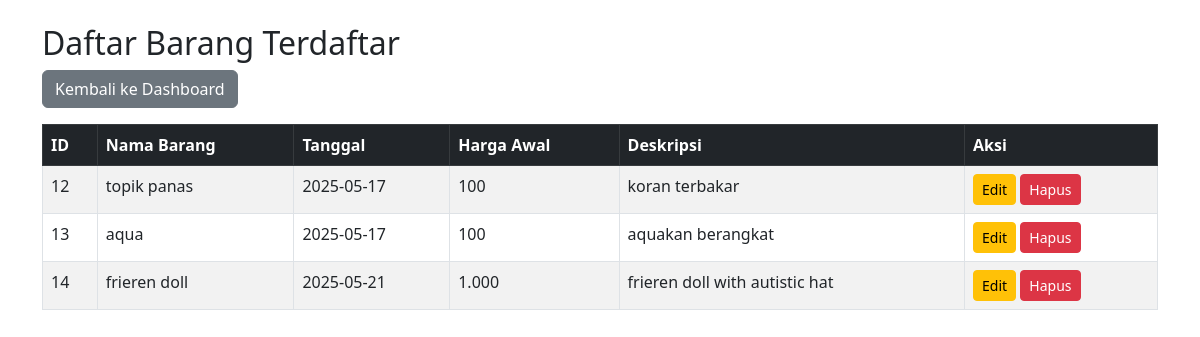
Page /admin/barang.php (signed in) on the earlier database version.
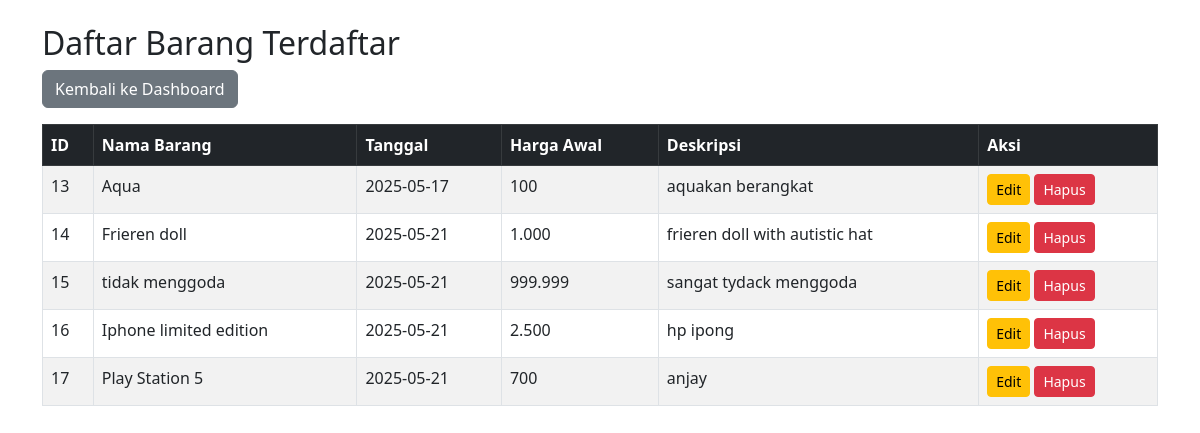
Same page on the later database version.
### tables this page shows
CREATE TABLE `tb_barang` (
  `id_barang` int(11) NOT NULL,
  `nama_barang` varchar(25) DEFAULT NULL,
  `tgl` date DEFAULT NULL,
  `harga_awal` int(20) DEFAULT NULL,
  `deskripsi_barang` varchar(100) DEFAULT NULL,
  `foto` varchar(255) DEFAULT NULL
);

### admin/barang.php (the view, shortened to what this page needs)
<?php
include 'koneksi.php';
$query = mysqli_query($conn, "SELECT id_barang, nama_barang, tgl, harga_awal, deskripsi_barang FROM tb_barang");
?>
<!DOCTYPE html>
<html lang="id">
<head>
    <link href="https://cdn.jsdelivr.net/npm/bootstrap@5.3.0/dist/css/bootstrap.min.css" rel="stylesheet" />
</head>
<body>
<div class="container mt-4">
    <h2>Daftar Barang Terdaftar</h2>
    <a href="dashboard.php" class="btn btn-secondary">Kembali ke Dashboard</a>
    <table class="table table-bordered table-striped mt-3">
    <thead class="table-dark">
        <tr>
            <th>ID</th>
            <th>Nama Barang</th>
            <th>Tanggal</th>
            <th>Harga Awal</th>
            <th>Deskripsi</th>
            <th>Aksi</th>
        </tr>
    </thead>
    <tbody>
        <?php while ($row = mysqli_fetch_assoc($query)): ?>
        <tr>
            <td><?php echo htmlspecialchars($row['id_barang']); ?></td>
            <td><?php echo htmlspecialchars($row['nama_barang']); ?></td>
            <td><?php echo htmlspecialchars($row['tgl']); ?></td>
            <td><?php echo htmlspecialchars(number_format($row['harga_awal'], 0, ',', '.')); ?></td>
            <td><?php echo htmlspecialchars($row['deskripsi_barang']); ?></td>
            <td>
                <a href="editbarang.php?id=<?php echo urlencode($row['id_barang']); ?>" class="btn btn-warning btn-sm">Edit</a>
                <a href="hapusbarang.php?id=<?php echo urlencode($row['id_barang']); ?>" class="btn btn-danger btn-sm" onclick="return confirm('Yakin ingin menghapus barang ini?');">Hapus</a>
            </td>
        </tr>
        <?php endwhile; ?>
    </tbody>
</table>
</div>
</body>
</html>

Differences in the rows shown:
removed tb_barang: id_barang "12", nama_barang "topik panas", tgl "2025-05-17", harga_awal "100", deskripsi_barang "koran terbakar"
changed tb_barang "aquakan berangkat": nama_barang "aqua" → "Aqua"
changed tb_barang "frieren doll with autistic hat": nama_barang "frieren doll" → "Frieren doll"
added tb_barang: id_barang "15", nama_barang "tidak menggoda", tgl "2025-05-21", harga_awal "999.999", deskripsi_barang "sangat tydack menggoda"
added tb_barang: id_barang "16", nama_barang "Iphone limited edition", tgl "2025-05-21", harga_awal "2.500", deskripsi_barang "hp ipong"
added tb_barang: id_barang "17", nama_barang "Play Station 5", tgl "2025-05-21", harga_awal "700", deskripsi_barang "anjay"
